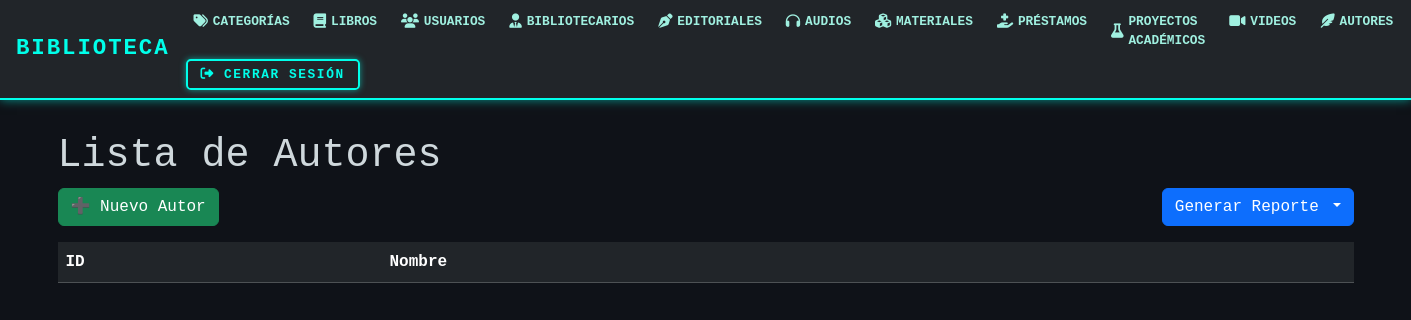
The app's page /autores/, older data.
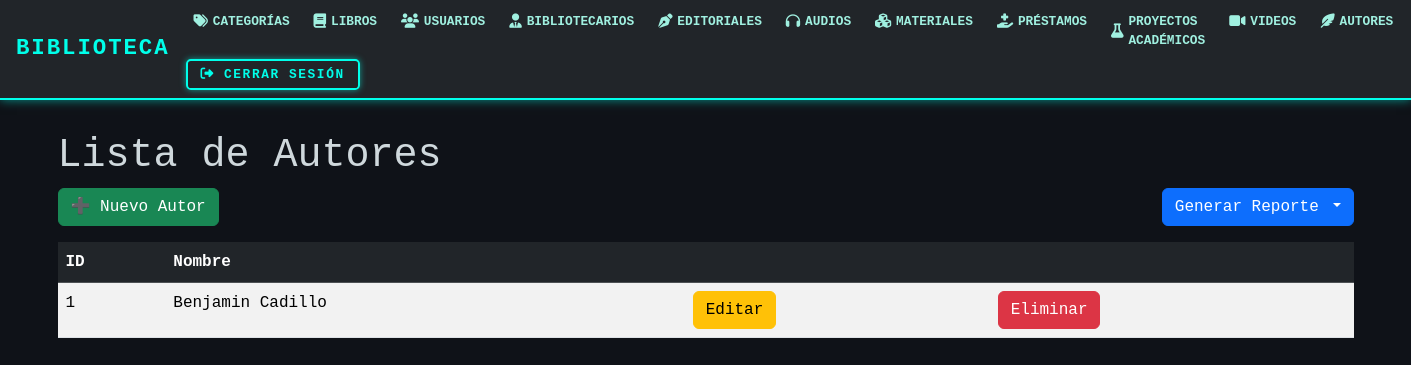
The same page, newer data.
### models/autores_model.py (models this page shows, shortened)
class Autores(db.Model):
    __tablename__ = "autores"
    id_autor = db.Column(db.Integer,primary_key=True)
    nombre = db.Column(db.String(150),nullable=False)
    materiales = db.relationship('Material', back_populates='autor')
    @staticmethod #no depende de la clase
    def get_all():
        return Autores.query.all()

### controllers/autores_controllers.py (the view)
@autor_bp.route("/")
def index():
    autores = Autores.get_all()
    return autores_view.list(autores)

### views/autores_view.py (called while the page is built)
def list(autores):
    return render_template('autores/index.html', autores=autores)

### templates/autores/index.html (shortened to what this page needs)
{% extends 'base.html' %}
{% block content %}
<h1>Lista de Autores</h1>
<div class="d-flex justify-content-between mb-3">
    <a href="{{ url_for('autores.create') }}" class="btn btn-success">➕ Nuevo Autor</a>
    <div class="btn-group">
        <button class="btn btn-primary dropdown-toggle" data-bs-toggle="dropdown" aria-expanded="false">
            Generar Reporte
        </button>
    </div>
</div>
<table class="table table-striped">
    <thead class="table-dark">
        <tr>
            <th>ID</th>
            <th>Nombre</th>
            <th></th>
            <th></th>
        </tr>
    </thead>
    {% for item in autores %}
    <tr>
        <td>{{ item.id_autor }}</td>
        <td>{{ item.nombre }}</td>
        <td>
            <a href="{{ url_for('autores.edit', id_autor=item.id_autor) }}" class="btn btn-warning">Editar</a>
        </td>
        <td>
            <a href="{{ url_for('autores.delete', id_autor=item.id_autor) }}" class="btn btn-danger"
   onclick="return confirm('¿Estás seguro de eliminar este autor?')">Eliminar</a>
        </td>
    </tr>
    {% endfor %}
</table>
{% endblock %}

Row changes from the older to the newer data that the page shows:
added Autores: id_autor "1", nombre "Benjamin Cadillo"
